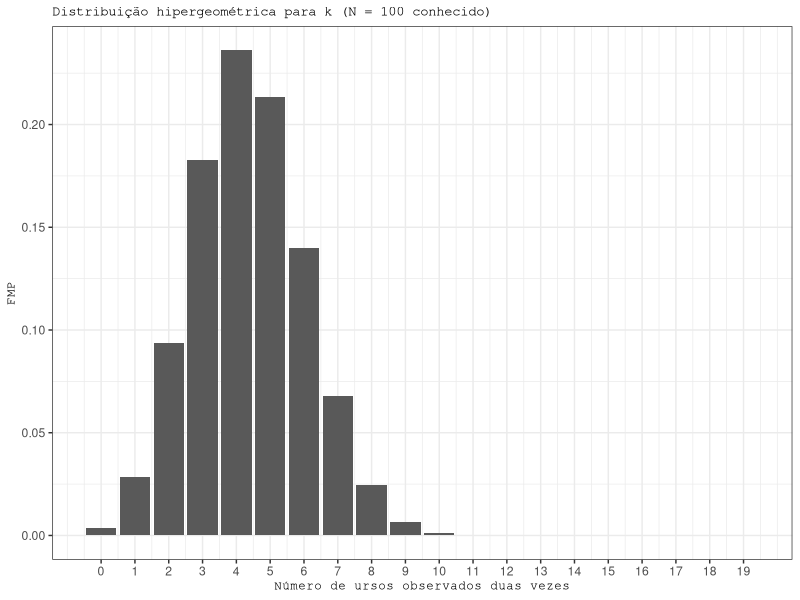
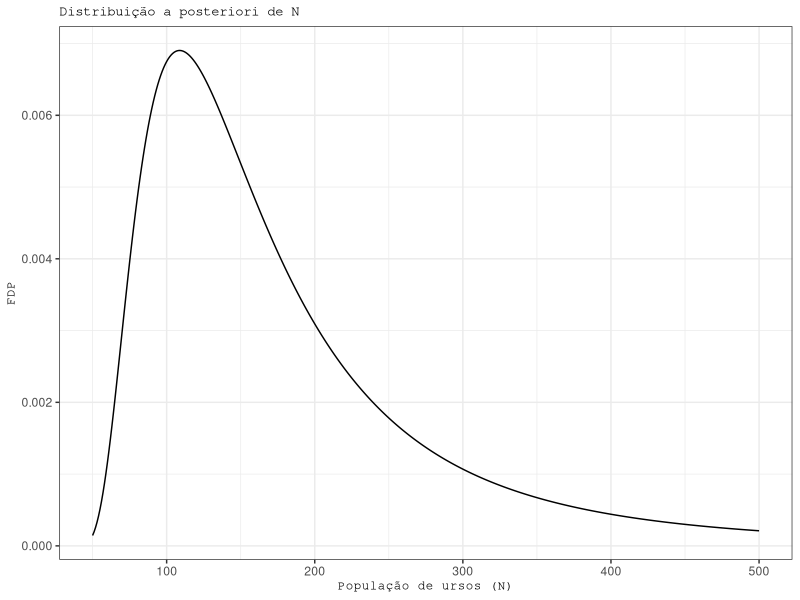

These figures' R source, in order:
## ---- chunk 1
#| echo: false
#| fig-align: center


library(ggplot2)

p <- 23/100

x <- 0:19
m <- 23
n <- 100 - m
k = 19


y <- dhyper(x, m = 23,n = 100 - 23, k = 19)

df <- data.frame(x,y)

df |>
  ggplot(aes(x,y))+
  geom_col() +
  scale_x_continuous(breaks = 0:19) +
  labs(title = "Distribuição hipergeométrica para k (N = 100 conhecido)",
       x = "Número de ursos observados duas vezes",
       y = "FMP") +
  theme_bw() +
  theme(plot.title = element_text(size = 10,
                                  family = "mono"),
        axis.title = element_text(size = 9,
                                  family = "mono"))
## ---- chunk 2
#| echo: false
#| fig-align: center

N <- 50:500
priori <- 1/451

verossimilhanca <- function(x){
  numerador <- choose(23, 4)*choose(x - 23, 19 -4)
  denominador <- choose(x, 19)
  return(numerador/denominador)
}

sem_normalizar <- priori * verossimilhanca(N)
posteriori <- sem_normalizar/sum(sem_normalizar)

data.posteriori <- data.frame(N = 50:500, probabilidade = posteriori)

data.posteriori |>
  ggplot(aes(x = N, y = probabilidade)) +
  geom_line() +
  labs(title = "Distribuição a posteriori de N",
       x = "População de ursos (N)",
       y = "FDP") +
  theme_bw() +
  theme(plot.title = element_text(size = 10,
                                  family = "mono"),
        axis.title = element_text(size = 9,
                                  family = "mono"))

